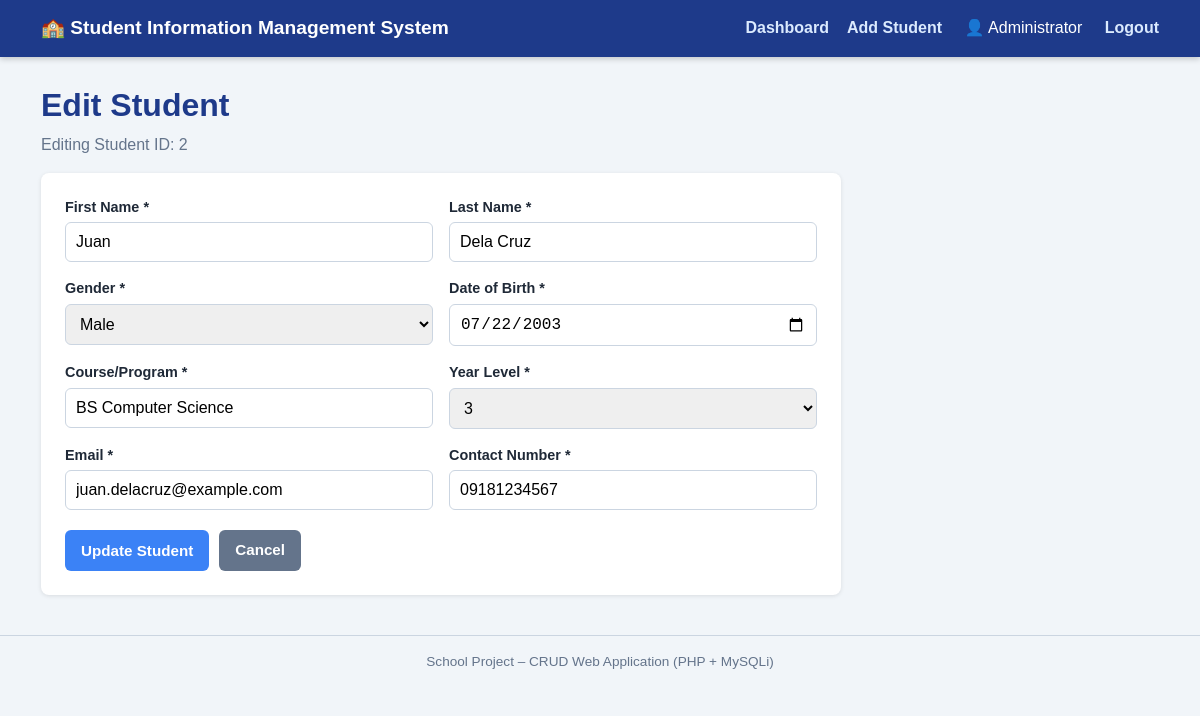
/edit.php?id=2 (signed in), run on the app's committed database.
### tables this page shows
CREATE TABLE students (
    student_id INT AUTO_INCREMENT PRIMARY KEY,
    first_name VARCHAR(50) NOT NULL,
    last_name VARCHAR(50) NOT NULL,
    gender VARCHAR(20) NOT NULL,
    date_of_birth DATE NOT NULL,
    course VARCHAR(100) NOT NULL,
    year_level INT NOT NULL,
    email VARCHAR(100) NOT NULL,
    contact_number VARCHAR(30) NOT NULL
);

### db.php (the view, shortened to what this page needs)
<?php
function student_form($d, $action, $button) {
    $h = fn($v) => htmlspecialchars((string)$v, ENT_QUOTES, 'UTF-8');
    $genders = ['Male','Female','Other'];
    ob_start(); ?>
    <form method="post" action="<?= $h($action) ?>" id="studentForm" novalidate>
      <div class="form-grid">
        <div class="field"><label for="first_name">First Name *</label>
          <input type="text" id="first_name" name="first_name" maxlength="50" value="<?= $h($d['first_name']) ?>"></div>
        <div class="field"><label for="last_name">Last Name *</label>
          <input type="text" id="last_name" name="last_name" maxlength="50" value="<?= $h($d['last_name']) ?>"></div>
        <div class="field"><label for="gender">Gender *</label>
          <select id="gender" name="gender"><option value="">-- Select --</option>
          <?php foreach ($genders as $g): ?>
            <option value="<?= $g ?>" <?= $d['gender'] === $g ? 'selected' : '' ?>><?= $g ?></option>
          <?php endforeach; ?></select></div>
        <div class="field"><label for="date_of_birth">Date of Birth *</label>
          <input type="date" id="date_of_birth" name="date_of_birth" value="<?= $h($d['date_of_birth']) ?>"></div>
        <div class="field"><label for="course">Course/Program *</label>
          <input type="text" id="course" name="course" maxlength="100" value="<?= $h($d['course']) ?>"></div>
        <div class="field"><label for="year_level">Year Level *</label>
          <select id="year_level" name="year_level"><option value="">-- Select --</option>
          <?php for ($i = 1; $i <= 6; $i++): ?>
            <option value="<?= $i ?>" <?= (string)$d['year_level'] === (string)$i ? 'selected' : '' ?>><?= $i ?></option>
          <?php endfor; ?></select></div>
        <div class="field"><label for="email">Email *</label>
          <input type="email" id="email" name="email" maxlength="100" value="<?= $h($d['email']) ?>"></div>
        <div class="field"><label for="contact_number">Contact Number *</label>
          <input type="text" id="contact_number" name="contact_number" maxlength="30" value="<?= $h($d['contact_number']) ?>"></div>
      </div>
      <div class="form-actions">
        <button type="submit" class="btn btn-primary"><?= $h($button) ?></button>
        <a href="index.php" class="btn btn-secondary">Cancel</a>
      </div>
    </form>
    <?php return ob_get_clean();
}
function page_header($title) { ?>
<!DOCTYPE html>
<html lang="en">
<head>
  <link rel="stylesheet" href="style.css">
</head>
<body>
<header class="site-header">
  <div class="container header-inner">
    <a class="brand" href="index.php">&#127979; Student Information Management System</a>
    <nav><a href="index.php">Dashboard</a><a href="add.php">Add Student</a>
      <span class="user-tag">&#128100; <?= htmlspecialchars($_SESSION['full_name'] ?? '') ?></span>
      <a href="logout.php">Logout</a></nav>
  </div>
</header>
<main class="container">
<?php }
function page_footer() { ?>
</main>
<footer class="site-footer">School Project &ndash; CRUD Web Application (PHP + MySQLi)</footer>
</body>
</html>
<?php }

### style.css (style rules this page uses)
:root { --blue:#1e3a8a; --blue-light:#3b82f6; --green:#16a34a; --red:#dc2626; --amber:#d97706; --bg:#f1f5f9; --text:#1f2937; }
* { box-sizing: border-box; }
body { margin:0; font-family: Arial, Helvetica, sans-serif; background:var(--bg); color:var(--text); line-height:1.5; }
.container { max-width:1150px; margin:0 auto; padding:0 16px; }
main.container { padding-top:24px; padding-bottom:40px; min-height:70vh; }
.site-header { background:var(--blue); color:#fff; box-shadow:0 2px 6px rgba(0,0,0,.2); }
.header-inner { display:flex; justify-content:space-between; align-items:center; flex-wrap:wrap; padding:14px 16px; gap:8px; }
.brand { color:#fff; text-decoration:none; font-size:1.2rem; font-weight:bold; }
nav a { color:#dbeafe; text-decoration:none; margin-left:18px; font-weight:bold; }
.btn { display:inline-block; padding:9px 16px; border:none; border-radius:6px; cursor:pointer; font-size:.95rem; font-weight:bold; text-decoration:none; color:#fff; }
.btn-primary { background:var(--blue-light); }
.btn-secondary { background:#64748b; }
.form-grid { display:grid; grid-template-columns:1fr 1fr; gap:16px; }
.field label { display:block; font-weight:bold; margin-bottom:4px; font-size:.9rem; }
.field input, .field select { width:100%; padding:10px; border:1px solid #cbd5e1; border-radius:6px; font-size:1rem; }
.form-actions { margin-top:20px; display:flex; gap:10px; }
.site-footer { text-align:center; padding:16px; color:#64748b; font-size:.85rem; border-top:1px solid #cbd5e1; }
.user-tag { color:#fff; margin-left:18px; }

### data on the page
students: first_name "Juan", last_name "Dela Cruz", gender "Male", date_of_birth "07/22/2003", course "BS Computer Science", year_level "3", email "juan.delacruz@example.com", contact_number "09181234567"

### other printed values
$_SESSION['full_name'] "Administrator"
$id "2"
$h($button) "Update Student"
